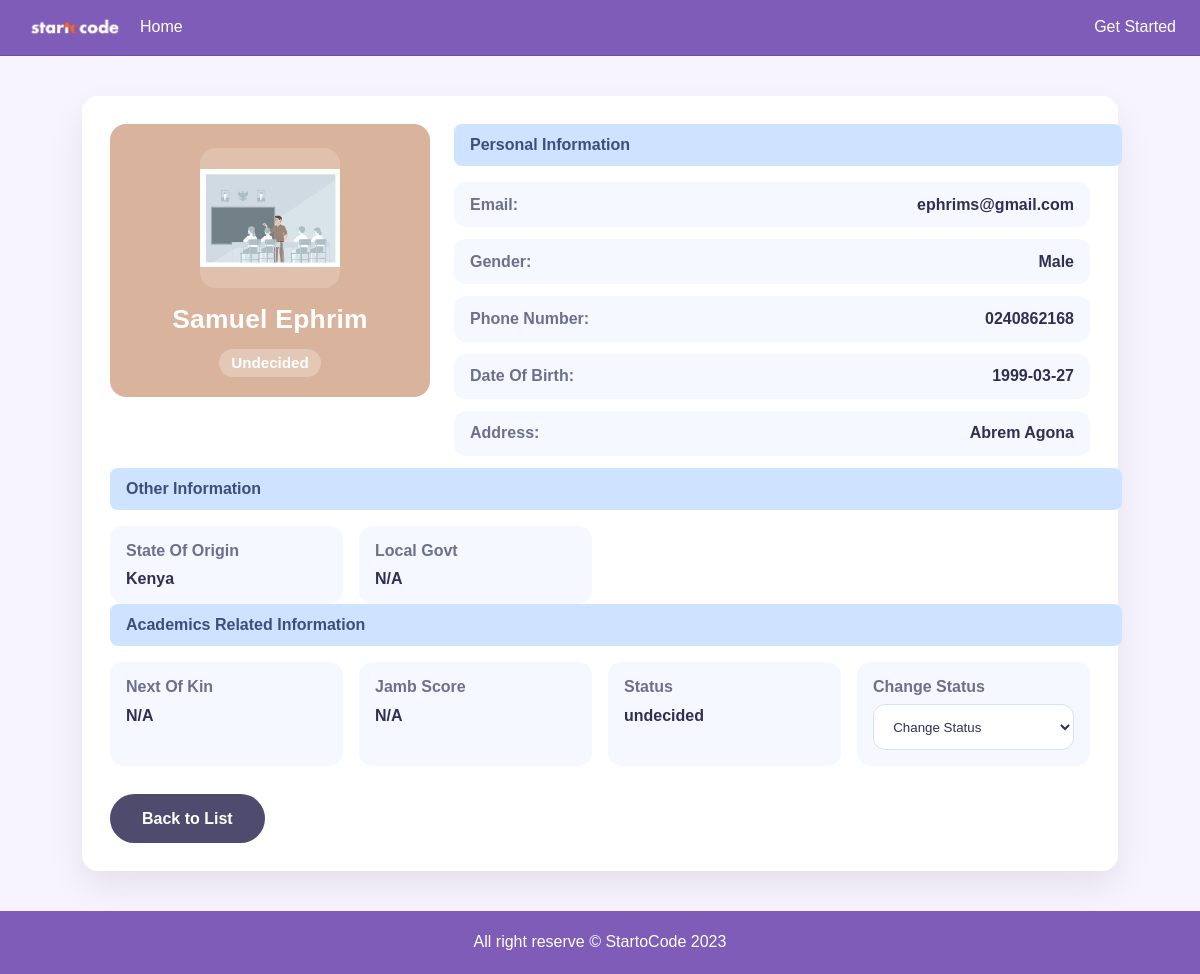
Screenshot of /student/1 with the database file from the repository.
### tables this page shows
CREATE TABLE students (
            id INTEGER PRIMARY KEY AUTOINCREMENT,
            first_name TEXT NOT NULL,
            last_name TEXT NOT NULL,
            address TEXT NOT NULL,
            email TEXT NOT NULL,
            phone TEXT NOT NULL,
            date_of_birth TEXT NOT NULL,
            gender TEXT NOT NULL,
            country TEXT NOT NULL,
            course TEXT NOT NULL,
            image_name TEXT NOT NULL,
            created_at TIMESTAMP DEFAULT CURRENT_TIMESTAMP
        );

### app.py (the view)
@app.route('/student/<int:student_id>')
def student_detail(student_id):
    conn = sqlite3.connect(DB_PATH)
    conn.row_factory = sqlite3.Row
    student = conn.execute(
        'SELECT * FROM students WHERE id = ?', (student_id,)
    ).fetchone()
    conn.close()
    if not student:
        flash('Student not found.', 'error')
        return redirect(url_for('success'))
    return render_template('student_detail.html', student=dict(student))

### templates/student_detail.html (shortened to what this page needs)
{% extends "base.html" %}
{% block content %}
<div class="detail-page">
    <div class="detail-card">
        <div class="detail-top">
            <div class="detail-avatar">
                <div class="avatar-frame">
                    <img src="{{ url_for('static', filename='uploads/' ~ student.image_name) }}" alt="{{ student.first_name }} {{ student.last_name }}">
                </div>
                <h2>{{ student.first_name }} {{ student.last_name }}</h2>
                <span class="status-badge">undecided</span>
            </div>
            <div class="detail-summary">
                <div class="section-heading">Personal Information</div>
                <div class="info-row"><span>Email:</span><strong>{{ student.email }}</strong></div>
                <div class="info-row"><span>Gender:</span><strong>{{ student.gender }}</strong></div>
                <div class="info-row"><span>Phone Number:</span><strong>{{ student.phone }}</strong></div>
                <div class="info-row"><span>Date Of Birth:</span><strong>{{ student.date_of_birth }}</strong></div>
                <div class="info-row"><span>Address:</span><strong>{{ student.address }}</strong></div>
            </div>
        </div>
        <div class="detail-section">
            <div class="section-heading">Other Information</div>
            <div class="info-grid">
                <div class="info-block">
                    <span>State Of Origin</span>
                    <strong>{{ student.country }}</strong>
                </div>
                <div class="info-block">
                    <span>Local Govt</span>
                    <strong>N/A</strong>
                </div>
            </div>
        </div>
        <div class="detail-section">
            <div class="section-heading">Academics Related Information</div>
            <div class="info-grid">
                <div class="info-block">
                    <span>Next Of Kin</span>
                    <strong>N/A</strong>
                </div>
                <div class="info-block">
                    <span>Jamb Score</span>
                    <strong>N/A</strong>
                </div>
                <div class="info-block">
                    <span>Status</span>
                    <strong>undecided</strong>
                </div>
                <div class="info-block select-block">
                    <label for="status_change">Change Status</label>
                    <select id="status_change">
                        <option>Change Status</option>
                    </select>
                </div>
            </div>
        </div>
        <div class="detail-actions">
            <a class="hero-btn" href="{{ url_for('success') }}">Back to List</a>
        </div>
    </div>
</div>
{% endblock content %}

### static/css/styles.css (style rules this page uses)
body { margin: 0; font-family: Arial, sans-serif; background-color: #f7f4ff; color: #222; display: flex; flex-direction: column; min-height: 100vh; }
.hero-btn { display: inline-block; padding: 0.8rem 1.3rem; border-radius: 999px; background-color: #805cb9; color: #ffffff; text-decoration: none; font-weight: bold; transition: background-color 0.2s ease; }
.submit-btn, .hero-btn { display: inline-block; padding: 0.95rem 2rem; border-radius: 999px; background-color: #4e4b6f; color: #ffffff; text-decoration: none; font-weight: 700; border: none; cursor: pointer; transition: background-color 0.2s ease; }
.detail-page { padding: 2.5rem 1rem; }
.detail-card { max-width: 980px; margin: 0 auto; background: #ffffff; padding: 1.75rem; border-radius: 1rem; box-shadow: 0 16px 35px rgba(0, 0, 0, 0.08); }
.detail-top { display: grid; grid-template-columns: 320px 1fr; gap: 1.5rem; align-items: start; }
.detail-avatar { background: #d9b39b; border-radius: 1rem; padding: 1.5rem 1rem 1.25rem; text-align: center; color: #ffffff; }
.avatar-frame { width: 140px; height: 140px; margin: 0 auto 1rem; border-radius: 1rem; overflow: hidden; background: rgba(255, 255, 255, 0.18); display: flex; align-items: center; justify-content: center; }
.avatar-frame img { width: 100%; height: auto; display: block; }
.detail-avatar h2 { margin: 0 0 0.5rem; font-size: 1.65rem; letter-spacing: 0.01em; }
.status-badge { display: inline-block; margin-top: 0.35rem; padding: 0.35rem 0.75rem; border-radius: 999px; background: rgba(255, 255, 255, 0.28); color: #ffffff; font-weight: 700; font-size: 0.95rem; text-transform: capitalize; }
.detail-summary, .detail-section { margin-top: 0; }
.section-heading { display: inline-block; width: 100%; margin-bottom: 1rem; background: #cde3ff; color: #3b4f7d; padding: 0.75rem 1rem; border-radius: 0.5rem; font-weight: 700; }
.info-row { display: flex; justify-content: space-between; align-items: center; padding: 0.85rem 1rem; background: #f6f8ff; border-radius: 0.75rem; margin-bottom: 0.75rem; }
.info-row span, .info-block span { color: #6b708d; font-weight: 600; }
.info-row strong, .info-block strong { color: #2d3052; font-weight: 700; }
.info-grid { display: grid; grid-template-columns: repeat(4, minmax(0, 1fr)); gap: 1rem; }
.info-block { background: #f6f8ff; padding: 1rem; border-radius: 0.85rem; }
.info-block span { display: block; margin-bottom: 0.65rem; }
.select-block label { display: block; margin-bottom: 0.5rem; color: #6b708d; font-weight: 600; }
.select-block select { width: 100%; padding: 0.85rem 0.95rem; border-radius: 0.75rem; border: 1px solid #d8e1f3; background: #ffffff; color: #2d3052; }
.detail-actions { margin-top: 1.75rem; text-align: left; }

### rows the page displays
students: image_name (picture), first_name "Samuel", last_name "Ephrim", email "ephrims@gmail.com", gender "Male", phone "0240862168", date_of_birth "1999-03-27", address "Abrem Agona", country "Kenya"
